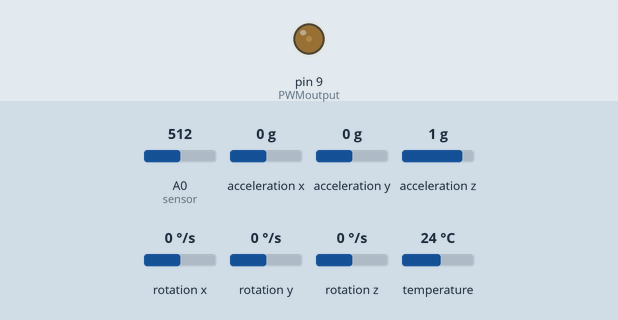
This sketch was run on a simulated Arduino Uno, built with avr-gcc and run on an emulated ATmega328P. Parts: output pins drawn as LEDs (lit = HIGH). Inputs (shaded band) come from the test bench; at power-on: A0 (sensor) = 512, acceleration y 0 g, acceleration z 1 g, rotation x 0 °/s, acceleration x 0 g, rotation y 0 °/s, rotation z 0 °/s, temperature 24 °C. What the sketch prints to the serial monitor is not drawn.

Above: at 3.3 s.
3.4 s: A0 (sensor) set to 30
6.4 s: acceleration y set to -1.4 g
9.4 s: acceleration z set to -1.4 g
12.4 s: A0 (sensor) set to 992
15.4 s: acceleration y set to 0 g
18.4 s: rotation x set to -192 °/s
Timing chart, 0 to 24.3 s (numbered marks = the images above; inputs shaded):
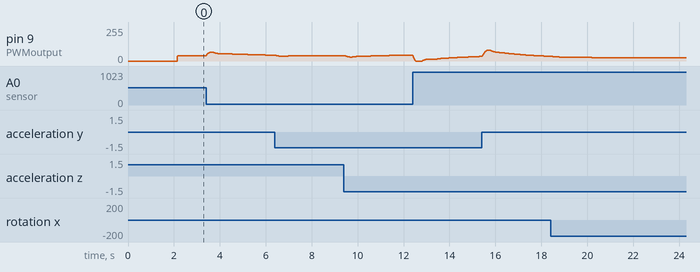

The sketch:

TP3_Hoffmann_Gusella_copia.ino
```cpp
// Basic demo for accelerometer readings from Adafruit MPU6050
#include "TimerOne.h"
#include <Adafruit_MPU6050.h>
#include <Adafruit_Sensor.h>
#include <Wire.h>
#include <stdint.h>

Adafruit_MPU6050 mpu;
//defines de pwm pines y periodo
#define PWMoutput 9
#define PWMperiod 10000 //En micro segundos => 10ms
int sensor=14;

//Condiciones inciales

//Matrices Digitializadas del Modelo
float Ad[4][4] = {{0.9973, 0.0077, 0.01, 0.0010},{0, 0.9890, 0, 0.0086},{-0.5328, 1.4558, 0.9948, 0.1942},{0, -2.0846, 0, 0.7219}};
float Bd[4] = {-0.0077, 0.0110, -1.4558, 2.0846};
float Cd[2][4] = {{1, 0, 0, 0},{0, 1, 0, 0}};
float Dd[2]= {0, 0};
float L[4][2] = {{0.215, 0.13},{0.097, 0.0113},{1.6, 0.3},{-0.7800, -0.57}};
//float L[4][2] = {{0.2002, 0.0906},{0.0944, -0.0491},{2.2690, -1.2322},{-1.4735, 0.7670}};
//Matrices de Control por realimentación de estados
//float K[4] = {0.65 ,  0.5 ,  -0.07 ,  -0.06};
//Accion integral
float K[4] = {0.65 ,  0.5 ,  -0.07 ,  -0.06};//{ 1.1658,    0.3682 ,  -0.0940 ,  -0.0688};
//Matriz de feedfordward
float F[2] = {-0.0000, 0.5};
//Accion integral
float H = 0.75;

//constantes del pote
int duty_min=98;
int duty_max=198;
int pote_50=392; //pwm 117
int pote_menos_50=742; //pwm 218

//La condicion inicial del giroscopio
float angulo_giro_x=0;
float angulo_ace_x=0;
float angulo_complementario=0;
float velocidad_pendulo = 0;
float angulo_theta = 0;
float bi_pendulo = 0;
float bi_vel = 0;
float velocidad_brazo = 0;
float angulo_brazo_ant = 0;
float angulo_brazo_act = 0;
float angulo_referencia = 0;
float tita_referencia = 0;
float acc_u = 0;

//inicializado de estimadores
float vang_pendulo_k = 0;
float vang_pendulo_k1 = 0;
float ang_pendulo_k = 0;
float ang_pendulo_k1 = 0;
float ang_brazo_k = 0;
float ang_brazo_k1 = 0;
float vang_brazo_k = 0;
float vang_brazo_k1 = 0;
float q_k = 0;
float q_k1 = 0;
//valores para filtro complementario
float alpha=0.1;
float Ts=0.01;
float pi=3.1415;

sensors_event_t a, g, temp;

void setup(void) {

  Serial.begin(115200);
  //setup pwm
  pinMode(PWMoutput, OUTPUT);
  Timer1.initialize(PWMperiod);              // initialize timer1, and set period in microseconds
  Timer1.pwm(PWMoutput, 0);                  // setup pwm, X duty cycle
  Timer1.attachInterrupt(timer_callback);    // attaches callback() as a timer overflow interrupt

  //setup imu
  mpu.begin();
  mpu.setAccelerometerRange(MPU6050_RANGE_8_G);
  mpu.setGyroRange(MPU6050_RANGE_500_DEG);
  mpu.setFilterBandwidth(MPU6050_BAND_44_HZ);
  bi_pendulo=get_bias_angulo_IMU();
  bi_vel = get_bias_gyro_IMU();
  delay(100);
}


void loop() {
  //Tiempo de lectura de datos + transformacion
  unsigned long t_inicial=micros();

  angulo_theta = get_angulo_IMU();
  angulo_brazo_act = map(analogRead(sensor),pote_menos_50,pote_50,-50,50);
  //Serial.println(angulo_theta);
  //velocidad
  velocidad_pendulo = (g.gyro.x)*(180 / pi) - bi_vel;
  //Serial.println(angulo_theta);
  velocidad_brazo = (angulo_brazo_act - angulo_brazo_ant) / Ts;
  angulo_brazo_ant = angulo_brazo_act;
  //angulo_referencia = angulo_brazo_act;

  //observador
  /*
  ang_pendulo_k1 = Ad[0][0] * ang_pendulo_k + Ad[0][1] * ang_brazo_k + Ad[0][2] * vang_pendulo_k + Ad[0][3] * vang_brazo_k + L[0][0] * (angulo_theta - ang_pendulo_k) + L[0][1] * (angulo_brazo_act - ang_brazo_k) + Bd[0] * angulo_referencia;
  ang_brazo_k1 =   Ad[1][0] * ang_pendulo_k + Ad[1][1] * ang_brazo_k + Ad[1][2] * vang_pendulo_k + Ad[1][3] * vang_brazo_k + L[1][0] * (angulo_theta - ang_pendulo_k) + L[1][1] * (angulo_brazo_act - ang_brazo_k) + Bd[1] * angulo_referencia;
  vang_pendulo_k1 =Ad[2][0] * ang_pendulo_k + Ad[2][1] * ang_brazo_k + Ad[2][2] * vang_pendulo_k + Ad[2][3] * vang_brazo_k + L[2][0] * (angulo_theta - ang_pendulo_k) + L[2][1] * (angulo_brazo_act - ang_brazo_k) + Bd[2] * angulo_referencia;
  vang_brazo_k1 =  Ad[3][0] * ang_pendulo_k + Ad[3][1] * ang_brazo_k + Ad[3][2] * vang_pendulo_k + Ad[3][3] * vang_brazo_k + L[3][0] * (angulo_theta - ang_pendulo_k) + L[3][1] * (angulo_brazo_act - ang_brazo_k) + Bd[3] * angulo_referencia;
  */


  //realimentación de estados
  ang_pendulo_k1 = Ad[0][0] * ang_pendulo_k + Ad[0][1] * ang_brazo_k + Ad[0][2] * vang_pendulo_k + Ad[0][3] * vang_brazo_k + L[0][0] * (angulo_theta - ang_pendulo_k) + L[0][1] * (angulo_brazo_act - ang_brazo_k) + Bd[0]*(acc_u);
  ang_brazo_k1 = Ad[1][0] * ang_pendulo_k + Ad[1][1] * ang_brazo_k + Ad[1][2] * vang_pendulo_k + Ad[1][3] * vang_brazo_k + L[1][0] * (angulo_theta - ang_pendulo_k) + L[1][1] * (angulo_brazo_act - ang_brazo_k) + Bd[1] * (acc_u);
  vang_pendulo_k1 = Ad[2][0] * ang_pendulo_k + Ad[2][1] * ang_brazo_k + Ad[2][2] * vang_pendulo_k + Ad[2][3] * vang_brazo_k + L[2][0] * (angulo_theta - ang_pendulo_k) + L[2][1] * (angulo_brazo_act - ang_brazo_k) + Bd[2] * (acc_u);
  vang_brazo_k1 = Ad[3][0] * ang_pendulo_k + Ad[3][1] * ang_brazo_k + Ad[3][2] * vang_pendulo_k + Ad[3][3] * vang_brazo_k + L[3][0] * (angulo_theta - ang_pendulo_k) + L[3][1] * (angulo_brazo_act - ang_brazo_k) + Bd[3] * (acc_u);

  //acc_u = K[0]*ang_pendulo_k1 + K[1] * ang_brazo_k1 + K[2] * vang_pendulo_k1 + K[3]*vang_brazo_k1;
  //FeedFordward
  //acc_u  = K[0]*ang_pendulo_k1 + K[1]*ang_brazo_k1 + K[2]*vang_pendulo_k1 + K[3]*vang_brazo_k1 + F[1]*angulo_referencia + F[0]*tita_referencia;

  //Acción integral
  q_k1 = q_k + Ts*(angulo_referencia - ang_brazo_k1);
  acc_u  = K[0]*ang_pendulo_k1 + K[1]*ang_brazo_k1 + K[2]*vang_pendulo_k1 + K[3]*vang_brazo_k1 + H*q_k;

  float duty_acc = map(acc_u,-50,50,duty_min,duty_max);
  Timer1.pwm(PWMoutput,duty_acc);


  //actualizacion estados
  ang_pendulo_k = ang_pendulo_k1;
  ang_brazo_k = ang_brazo_k1;
  vang_pendulo_k = vang_pendulo_k1;
  vang_brazo_k = vang_brazo_k1;
  q_k = q_k1;
  //Serial.println(ang_pendulo_k);


  //Rutina Movimiento Brazo
  /*
  static int cambiar=0;
  if (cambiar == 1000) {
    if (angulo_referencia==0){
      angulo_referencia=30;
    }
    else if (angulo_referencia == 30){
      angulo_referencia=15;
    }
    else{
      angulo_referencia=0;
    }
    cambiar = 0;
  }
  cambiar++;
  */
  /*
  float duty_ang = map(angulo_referencia,-50,50,duty_min,duty_max);
  Timer1.pwm(PWMoutput,duty_ang);
  */

  matlab_send(angulo_theta, ang_pendulo_k, velocidad_pendulo, vang_pendulo_k, angulo_brazo_act, ang_brazo_k, velocidad_brazo, vang_brazo_k, angulo_referencia);
  unsigned long t_final= micros();
  //Serial.println(angulo_brazo_act);

  delayMicroseconds(10000-(t_final-t_inicial));
}

void matlab_send(float ace1, float ace2, float ace3, float giro1, float giro2, float giro3, float temp1, float temp2, float phi_ref){
  Serial.write("abcd");
  byte * b = (byte *) &ace1;
  Serial.write(b,4);
  b = (byte *) &ace2;
  Serial.write(b,4);
  b = (byte *) &ace3;
  Serial.write(b,4);
  b = (byte *) &giro1;
  Serial.write(b,4);
  b = (byte *) &giro2;
  Serial.write(b,4);
  b = (byte *) &giro3;
  Serial.write(b,4);
  b = (byte *) &temp1;
  Serial.write(b,4);
  b = (byte *) &temp2;
  Serial.write(b,4);
  b = (byte *) &phi_ref;
  Serial.write(b,4);
}

void timer_callback()
{
}

float get_bias_angulo_IMU(){
  float bias=0;
  for(int i=0;i<=100;i++){
    unsigned long tiempo_inicial=millis();
    mpu.getEvent(&a, &g, &temp);
    angulo_giro_x= angulo_complementario + Ts*g.gyro.x;
    angulo_ace_x= atan2(a.acceleration.y,a.acceleration.z);
    bias += (1-alpha)*angulo_giro_x + angulo_ace_x*alpha;
    unsigned long tiempo_final=millis();
    delay(10-(tiempo_final-tiempo_inicial));
  }
  return (bias*(180/pi))/float(10);
}

float get_angulo_IMU(){
  //sensors_event_t a, g, temp;
  mpu.getEvent(&a, &g, &temp);
  angulo_giro_x= (angulo_complementario + (Ts*g.gyro.x)*(180/pi));
  angulo_ace_x= atan2(a.acceleration.y,a.acceleration.z)*(180/pi);
  angulo_complementario= ((1-alpha)*angulo_giro_x + angulo_ace_x*alpha) ;
  return angulo_complementario - bi_pendulo;
}

float get_bias_gyro_IMU(){
  float bias=0;
  for(int i=0;i<=100;i++){
    unsigned long tiempo_inicial=millis();
    mpu.getEvent(&a, &g, &temp);
    float giro = g.gyro.x;
    bias += giro;
    unsigned long tiempo_final=millis();
    delay(10-(tiempo_final-tiempo_inicial));
  }
  return (bias*(180/pi))/float(100);
}
```
